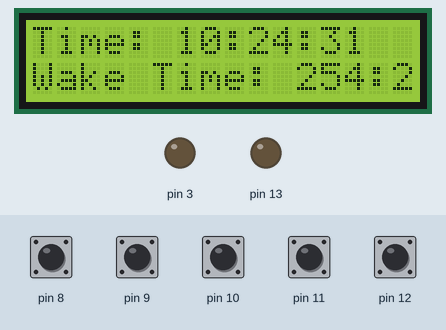
Recording of a sketch running on a simulated Arduino Uno, built with avr-gcc and run on an emulated ATmega328P. Shown: 16×2 character LCD, output pins drawn as LEDs (lit = HIGH). The test bench sets the inputs (shaded band); at power-on: pin 8–12 HIGH. The local clock reads 2024-03-15 10:24:30 at power-on unless the sketch sets it; EEPROM starts erased.

Above: at 1.2 s.
1.3 s: pin 11 pulled LOW for 0.15 s
At 2.8 s:
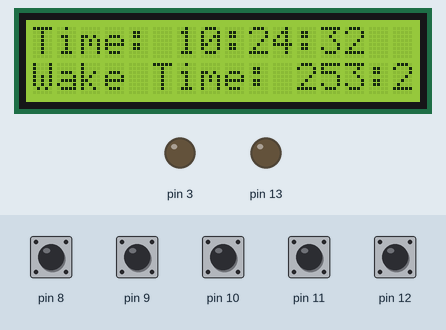
3.5 s: pin 11 pulled LOW for 1 s
At 5.8 s:
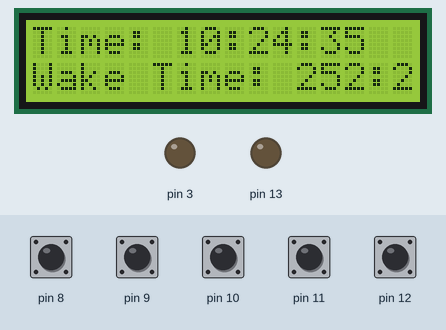
Timing chart, 0 to 7.3 s (numbered marks = the images above; inputs shaded):
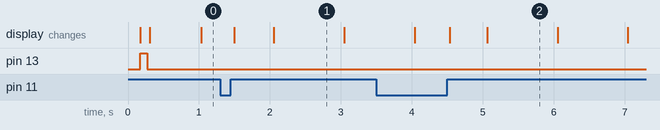

The sketch:

bedShakerAlarm.ino
```cpp
#include <TimeLib.h>
#include <Wire.h>
#include <LiquidCrystal_I2C.h>
#include "RTClib.h"
#include <EEPROM.h>

RTC_DS3231 rtc;
LiquidCrystal_I2C lcd(0x27, 16, 2);
int wakeHour = EEPROM.read(2);
int wakeMinute = EEPROM.read(1);
int wakeSecond = 0;

time_t syncProvider()
{
  return rtc.now().unixtime();
}

void setup() {
  rtc.begin();
  setSyncProvider(syncProvider);
//  rtc.adjust(DateTime(F(__DATE__), F(__TIME__)));
  DateTime now = rtc.now();
  setTime(now.hour(), now.minute(), now.second(), now.month(), now.day(), now.year());
  pinMode(3, OUTPUT);
  pinMode(13, OUTPUT);
  pinMode(12, INPUT_PULLUP);
  pinMode(11, INPUT_PULLUP);
  pinMode(10, INPUT_PULLUP);
  pinMode(9, INPUT_PULLUP);
  pinMode(8, INPUT_PULLUP);
  pinMode(7, INPUT_PULLUP);
  pinMode(6, INPUT_PULLUP);
  Wire.begin();
  lcd.init();
  lcd.backlight();
}

void loop() {
  DateTime now = rtc.now();
  lcd.setCursor(0,0);
  lcd.print("Time: ");
  lcd.print(now.hour());
  lcd.print(":");
  if (now.minute() < 10) {
    lcd.print("0");
    lcd.print(now.minute());
  }
  else {
    lcd.print(now.minute());
  }
  lcd.print(":");
  if (now.second() < 10) {
    lcd.print("0");
    lcd.print(now.second());
  }
  else {
    lcd.print(now.second());
  }
  lcd.setCursor(0, 1);
  lcd.print("Wake Time: ");
  if (wakeHour < 10) {
    lcd.print(" ");
    lcd.print(wakeHour);
  }
  else {
    lcd.print(wakeHour);
  }
  lcd.print(":");
  if (wakeMinute < 10) {
    lcd.print("0");
    lcd.print(wakeMinute);
  }
  else {
    lcd.print(wakeMinute);
  }

  if(buttonPressed(12)) {
    if(wakeHour < 23) {
      wakeHour++;
    }
  }
  if(buttonPressed(11)) {
    if(0 < wakeHour) {
      wakeHour--;
    }
  }

  if(buttonPressed(10)) {
    if(wakeMinute < 59) {
      wakeMinute++;
    }
  }
  if(buttonPressed(9)) {
    if(0 < wakeMinute) {
      wakeMinute--;
    }
  }

  if (buttonPressed(8)) {
    EEPROM.update(2, wakeHour);
    EEPROM.update(1, wakeMinute);
    setup();
    digitalWrite(13, HIGH);
    delay(100);
    digitalWrite(13, LOW);
  }

  if (now.hour() == wakeHour && now.minute() == wakeMinute && now.second() == wakeSecond) {
    while(true) {
      digitalWrite(3, HIGH);

      if (buttonPressed(6)) {
        digitalWrite(3, LOW);
        break;
      }
    }
  }
}


int buttonPressed(uint8_t button) {
  static uint16_t lastStates = 0;
  uint8_t state = digitalRead(button);
  if (state != ((lastStates >> button) & 1)) {
    lastStates ^= 1 << button;
    return state == HIGH;
  }
  return false;
}
```

Measured:
- what the display in image 1 shows lasts 0.9 s, from 2.1 s to 3.0 s
